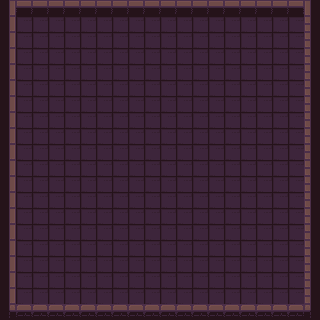

Rendered tile map (Tiled .tmx) drawn with the repository's tilesets; below, a short description and the full map source, tile grids included:
An orthogonal 20x20 tile map with 16x16 px tiles, 2 tile layers (Terrain, Walls).

<map version="1.8" tiledversion="1.8.1" orientation="orthogonal" renderorder="right-down" width="20" height="20" tilewidth="16" tileheight="16" infinite="0" nextlayerid="3" nextobjectid="1">
 <tileset firstgid="1" source="Dungeon_Tileset.tsx" />
 <layer id="1" name="Terrain" width="20" height="20">
  <data encoding="csv">
12,12,12,12,12,12,12,12,12,12,12,12,12,12,12,12,12,12,12,12,
12,12,12,12,12,12,12,12,12,12,12,12,12,12,12,12,12,12,12,12,
12,12,12,12,12,12,12,12,12,12,12,12,12,12,12,12,12,12,12,12,
12,12,12,12,12,12,12,12,12,12,12,12,12,12,12,12,12,12,12,12,
12,12,12,12,12,12,12,12,12,12,12,12,12,12,12,12,12,12,12,12,
12,12,12,12,12,12,12,12,12,12,12,12,12,12,12,12,12,12,12,12,
12,12,12,12,12,12,12,12,12,12,12,12,12,12,12,12,12,12,12,12,
12,12,12,12,12,12,12,12,12,12,12,12,12,12,12,12,12,12,12,12,
12,12,12,12,12,12,12,12,12,12,12,12,12,12,12,12,12,12,12,12,
12,12,12,12,12,12,12,12,12,12,12,12,12,12,12,12,12,12,12,12,
12,12,12,12,12,12,12,12,12,12,12,12,12,12,12,12,12,12,12,12,
12,12,12,12,12,12,12,12,12,12,12,12,12,12,12,12,12,12,12,12,
12,12,12,12,12,12,12,12,12,12,12,12,12,12,12,12,12,12,12,12,
12,12,12,12,12,12,12,12,12,12,12,12,12,12,12,12,12,12,12,12,
12,12,12,12,12,12,12,12,12,12,12,12,12,12,12,12,12,12,12,12,
12,12,12,12,12,12,12,12,12,12,12,12,12,12,12,12,12,12,12,12,
12,12,12,12,12,12,12,12,12,12,12,12,12,12,12,12,12,12,12,12,
12,12,12,12,12,12,12,12,12,12,12,12,12,12,12,12,12,12,12,12,
12,12,12,12,12,12,12,12,12,12,12,12,12,12,12,12,12,12,12,12,
12,12,12,12,12,12,12,12,12,12,12,12,12,12,12,12,12,12,12,12
</data>
 </layer>
 <layer id="2" name="Walls" width="20" height="20">
  <data encoding="csv">
31,52,52,52,52,52,52,52,52,52,52,52,52,52,52,52,52,52,52,36,
31,0,0,0,0,0,0,0,0,0,0,0,0,0,0,0,0,0,0,26,
31,0,0,0,0,0,0,0,0,0,0,0,0,0,0,0,0,0,0,26,
31,0,0,0,0,0,0,0,0,0,0,0,0,0,0,0,0,0,0,26,
31,0,0,0,0,0,0,0,0,0,0,0,0,0,0,0,0,0,0,26,
31,0,0,0,0,0,0,0,0,0,0,0,0,0,0,0,0,0,0,26,
31,0,0,0,0,0,0,0,0,0,0,0,0,0,0,0,0,0,0,26,
31,0,0,0,0,0,0,0,0,0,0,0,0,0,0,0,0,0,0,26,
31,0,0,0,0,0,0,0,0,0,0,0,0,0,0,0,0,0,0,26,
31,0,0,0,0,0,0,0,0,0,0,0,0,0,0,0,0,0,0,26,
31,0,0,0,0,0,0,0,0,0,0,0,0,0,0,0,0,0,0,26,
31,0,0,0,0,0,0,0,0,0,0,0,0,0,0,0,0,0,0,26,
31,0,0,0,0,0,0,0,0,0,0,0,0,0,0,0,0,0,0,26,
31,0,0,0,0,0,0,0,0,0,0,0,0,0,0,0,0,0,0,26,
31,0,0,0,0,0,0,0,0,0,0,0,0,0,0,0,0,0,0,26,
31,0,0,0,0,0,0,0,0,0,0,0,0,0,0,0,0,0,0,26,
31,0,0,0,0,0,0,0,0,0,0,0,0,0,0,0,0,0,0,26,
31,0,0,0,0,0,0,0,0,0,0,0,0,0,0,0,0,0,0,26,
31,0,0,0,0,0,0,0,0,0,0,0,0,0,0,0,0,0,0,26,
41,42,42,42,42,42,42,42,42,42,42,42,42,42,42,42,42,42,42,46
</data>
 </layer>
</map>
